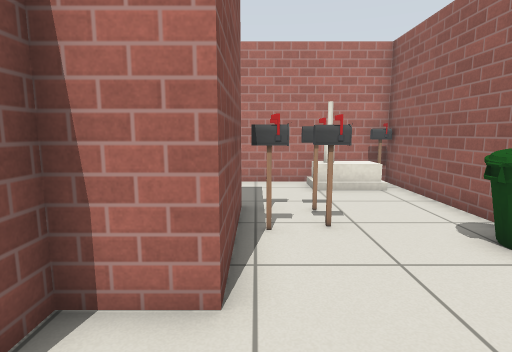
View 1 (above)

22 first-person views from a walk through a Gazebo world. The camera is 0.9 m above the floor, tilts 8° down and sees 80° across. Floor lines are 1 m apart. The floor is counted in squares, 0.5 m on a side. Each view is taken from the middle of a square. On the plan, view 1 faces up. The plan holds only what a view shows up to about 16 squares ahead; the rest is blank. Gazebo's built-in surfaces are drawn with simple patterns. Simple shapes stand in for some stock models.

View 2
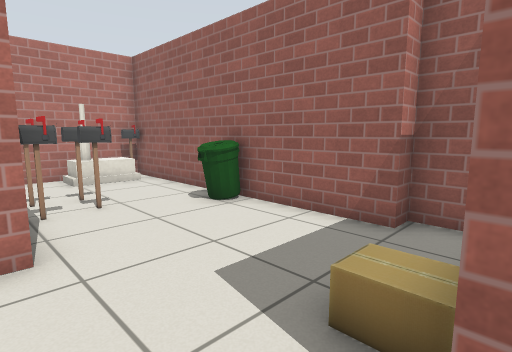

View 3
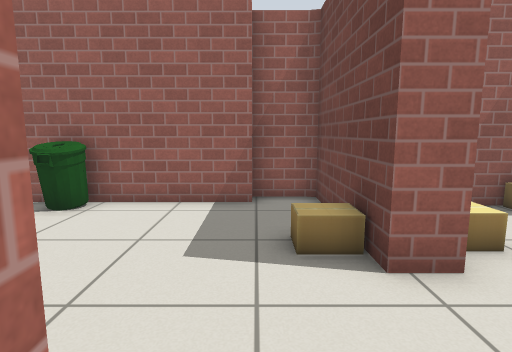

View 4
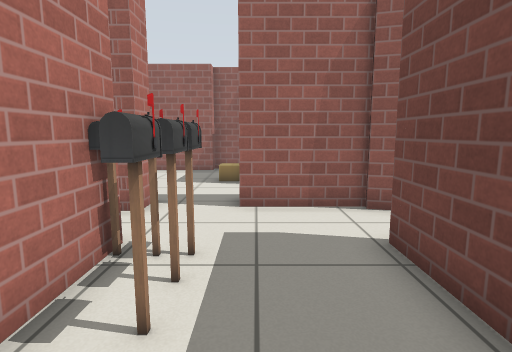

View 5
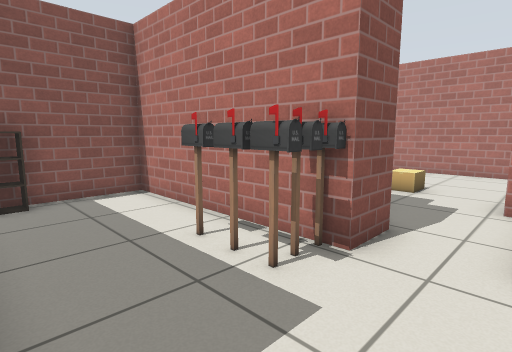

View 6
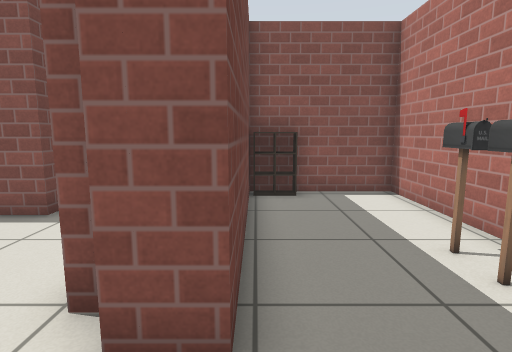

View 7
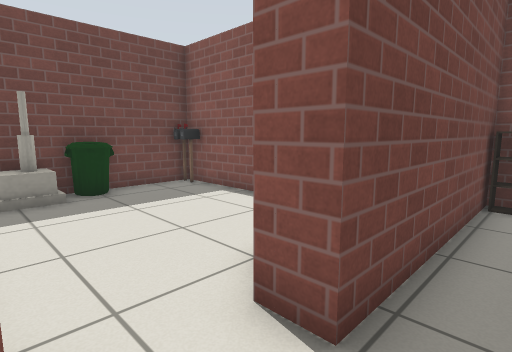

View 8
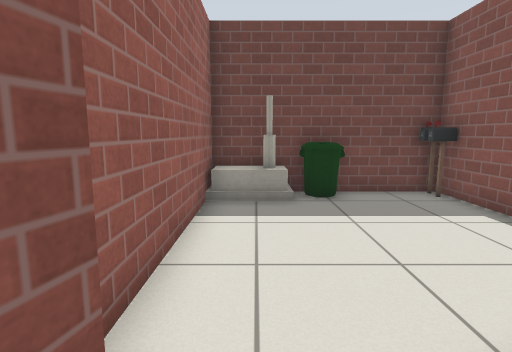

View 9
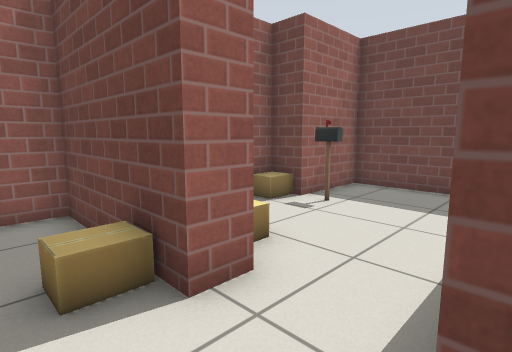

View 10
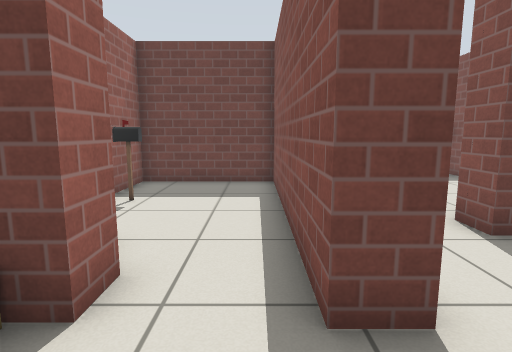

View 11
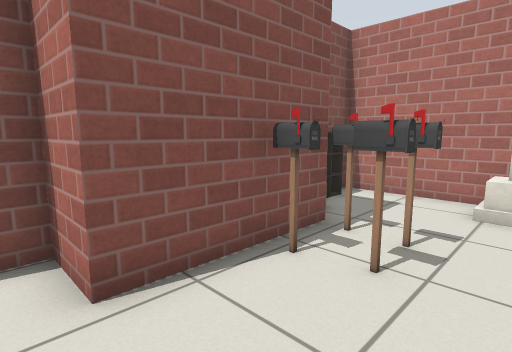

View 12
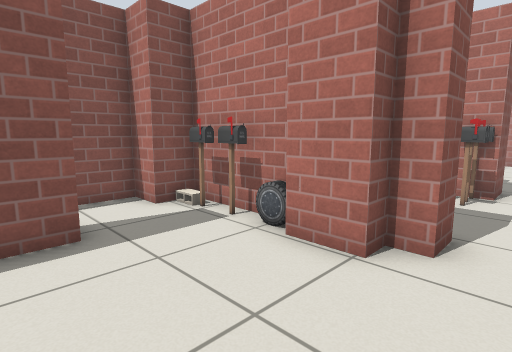

View 13
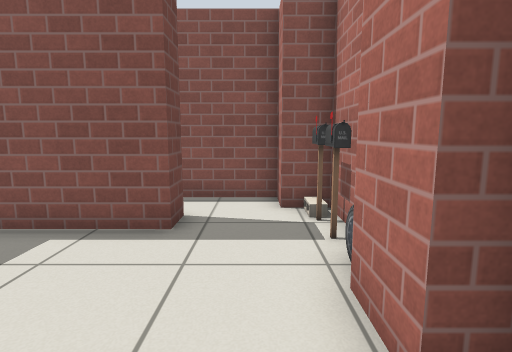

View 14
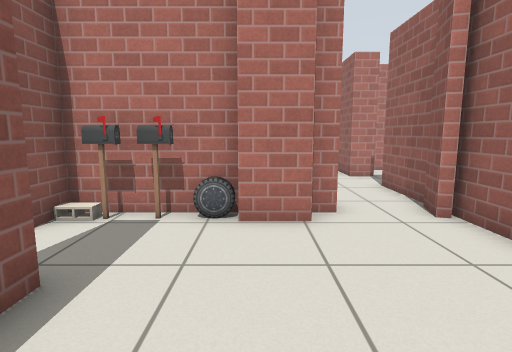

View 15
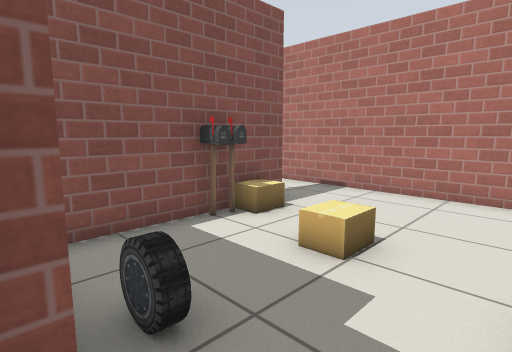

View 16
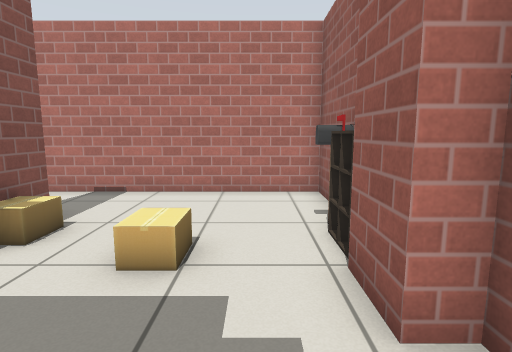

View 17
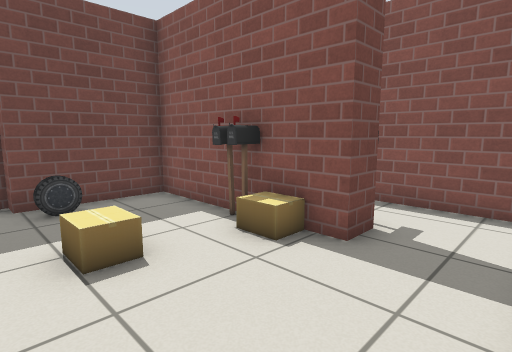

View 18
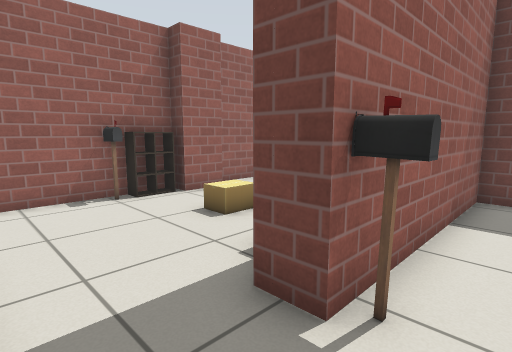

View 19
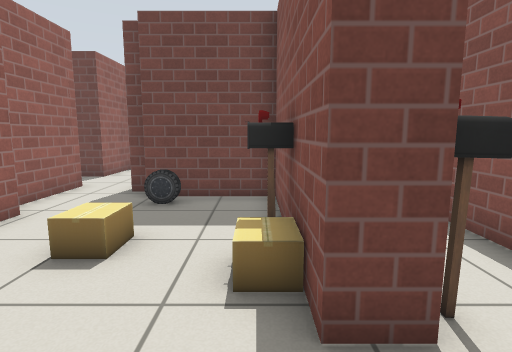

View 20
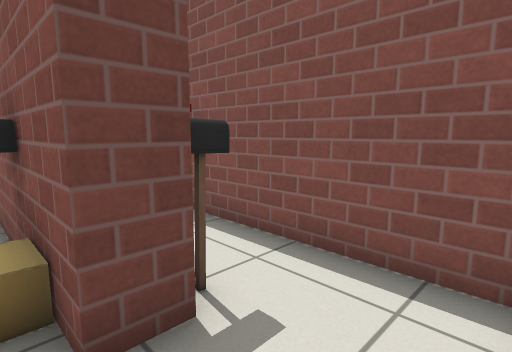

View 21
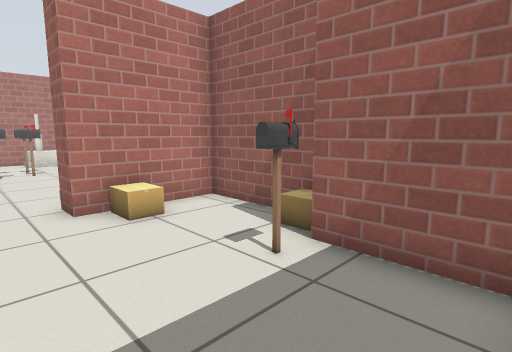

View 22
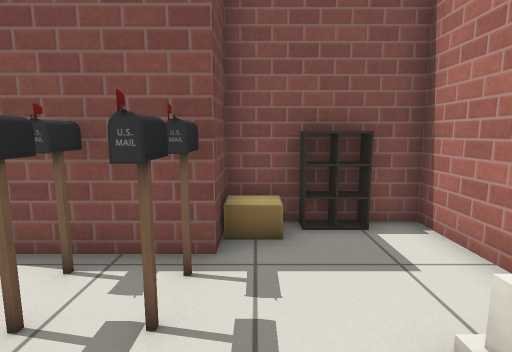

### Floor plan
Points are (right, up) in squares from view 1. A wall is a line through its corners. A room is listed if a view was taken in it or the views show most of it. See-through windows are left out.
Room 1 (views 1, 2, 9, 10, 11, 22)
walls: (-0.4, 5.4) (-0.4, 2.9) (-2.1, 2.9) (-2.1, 2.1); (4.8, 0.2) (4.8, 11.3); (5.5, 0.2) (4.8, 0.2); (2.5, 11.3) (-2.1, 11.3) (-2.1, 7.4) (-0.4, 7.4); (5.5, -1.7) (5.5, 0.2); (0.7, -2.7) (0.7, -1.7) (5.5, -1.7) (5.6, -1.3); (-2.7, -1.7) (-1.7, -1.7)
low walls: (-1.7, 10.1) (-1.7, 8.9)
ways out: opening at (-2, -0.5) to room 2; opening at (-0.5, -2) to room 6
objects: cardboard box (-1, 8); postbox (0, 6); postbox (0, 7) to (1, 7); postbox (1, 6) to (2, 6); cardboard box (2, -1); postbox (2, 7); house (2, 10) to (4, 11); bin (4, 4) to (4, 5); postbox (4, 11)
Room 2 (views 3, 4, 5, 6, 7, 8, 15, 16)
walls: (-6.4, 0.2) (-12.4, 0.2) (-12.4, -4); (-5.2, 1.7) (-5.2, 0.4); (-2.7, -4.7) (-2.7, -1.7); (-5.9, 2.4) (-5.9, 1.7); (-3.1, -5.6) (-2.8, -4.5); (-2, 0.7) (-3.1, 0.7) (-3.1, 2.4); (-12.4, -4.2) (-5.2, -4.2) (-5.2, -5.2)
low walls: (-11.6, -2.8) (-11.6, -4.1)
ways out: opening at (-2, -0.5) to room 1; opening at (-4.5, -5) to room 3; opening at (-4.5, 1.5) to room 4
objects: postbox (-8, -1) to (-7, -1); postbox (-6, -1); postbox (-6, 0); postbox (-5, -1)
Room 3 (views 12, 13, 14)
walls: (-5.2, -5.2) (-5.9, -5.2) (-5.9, -5.9) (-7.4, -5.9); (-2.7, -11.2) (-2.7, -5.4); (-7.4, -5.2) (-11.3, -5.2); (-10.6, -8.6) (-9.6, -8.6) (-9.6, -13.3) (-6.4, -13.3)
ways out: opening at (-4.5, -5) to room 2; opening at (-10, -7)
objects: postbox (-10, -7); cinder block (-10, -6); postbox (-9, -13); postbox (-9, -6); car (-8, -6); bin (-6, -13) to (-6, -12); house (-5, -13) to (-3, -12)
Room 4 (views 17, 19, 20)
walls: (-10.6, 8.6) (-9.6, 8.6) (-9.6, 2.4) (-5.9, 2.4); (-5.9, 1.7) (-5.2, 1.7); (-3.1, 2.4) (-3.1, 4.4) (-3.8, 4.4) (-3.8, 5.9) (-3.1, 5.9) (-3.1, 11.3) (-10.4, 11.3)
low walls: (-3.8, 6.8) (-3, 6.8); (-3.8, 6.2) (-3, 6.2); (-3.8, 6.1) (-3.8, 7.4) (-3, 7.4)
ways out: opening at (-4.5, 1.5) to room 2; opening at (-10, 10) to room 5
objects: postbox (-9, 6); cardboard box (-9, 7); car (-7, 3) to (-6, 3); cardboard box (-7, 6) to (-6, 7); postbox (-4, 8) to (-3, 8)
Room 5 (view 18)
walls: (-13, 10.9) (-13, 4.9); (-10.4, 11.3) (-11.9, 11.3); (-11.2, 1.4) (-10.6, 1.4) (-10.6, 8.6)
ways out: opening at (-10, 10) to room 4
objects: postbox (-11, 8)
Room 6 (view 21)
walls: (4.4, -7.1) (4.4, -2.7) (0.7, -2.7); (-1.7, -1.7) (-1.7, -10.3) (3.2, -10.3) (3.2, -7.1)
ways out: opening at (-0.5, -2) to room 1
objects: postbox (2, -7); cardboard box (2, -4) to (2, -3); cardboard box (4, -7) to (4, -6)

Positions as (right, up) in squares from view 1, and headings:
1: (0, 0), facing up
2: (-1, -2), facing up-right
3: (-3, 0), facing right
4: (-10, -2), facing right
5: (-3, -4), facing up-left
6: (-3, -4), facing left
7: (-3, -3), facing down-left
8: (-4, -4), facing down
9: (-2, 0), facing down-right
10: (-1, 1), facing down
11: (3, 2), facing up-left
12: (-4, -10), facing up-left
13: (-4, -7), facing left
14: (-7, -12), facing up
15: (-4, 2), facing up-left
16: (-5, 2), facing up
17: (-5, 11), facing down-left
18: (-12, 11), facing down-right
19: (-9, 11), facing down
20: (-9, 11), facing down-left
21: (-1, -10), facing up-right
22: (4, 8), facing left
